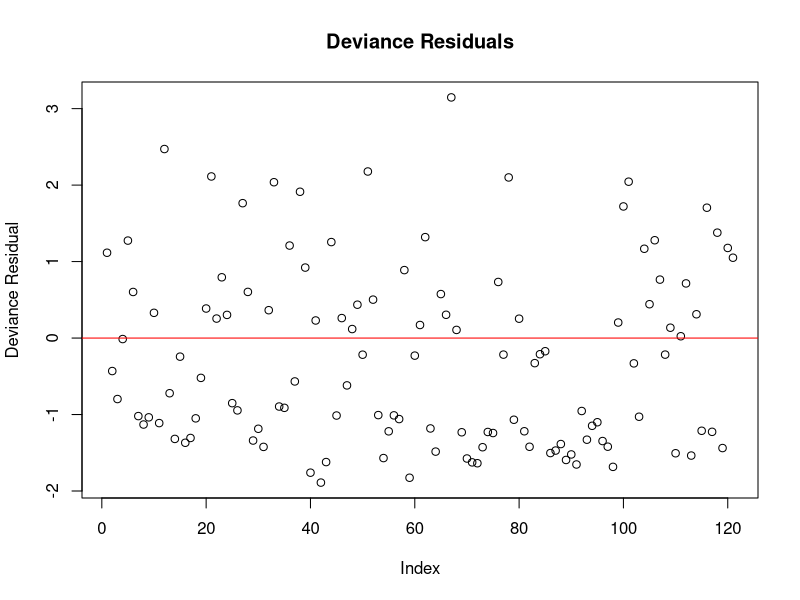
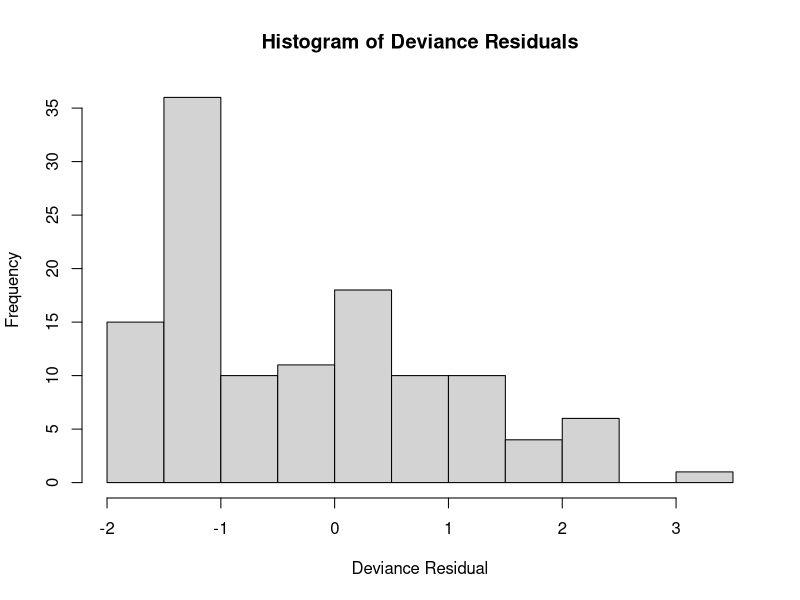
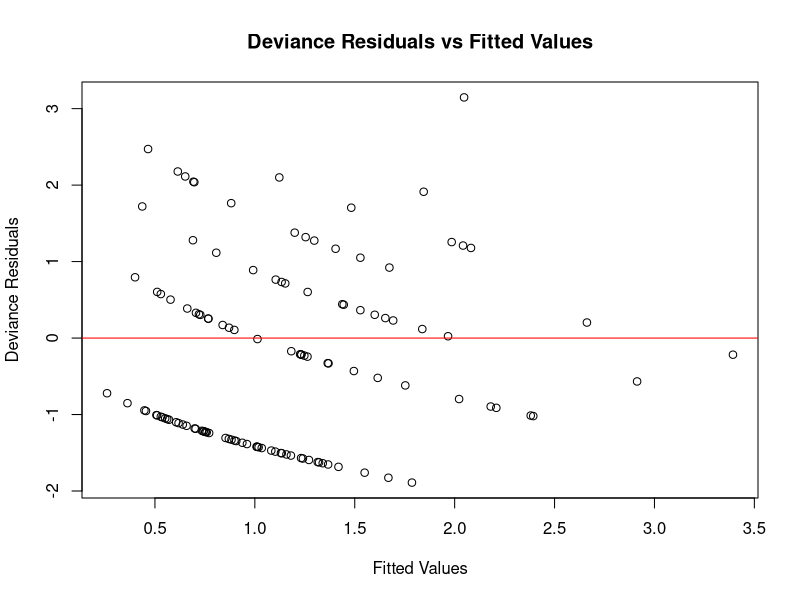
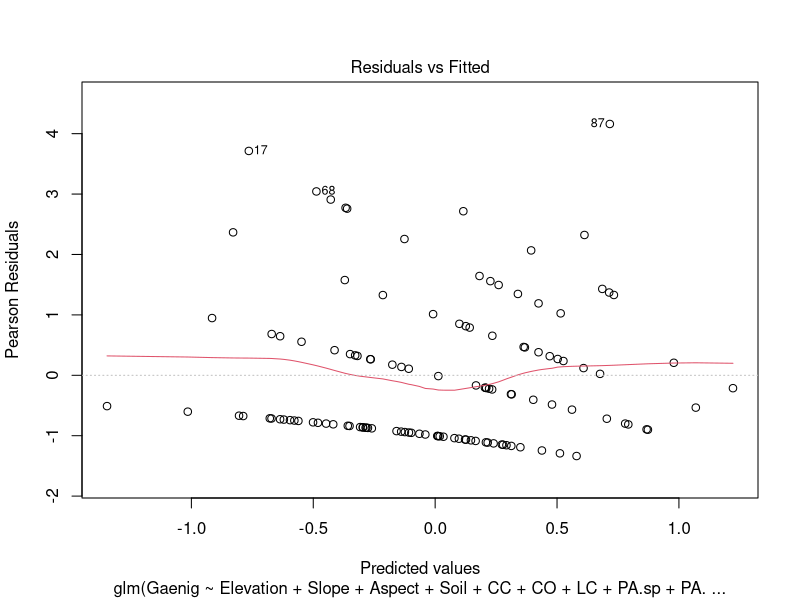
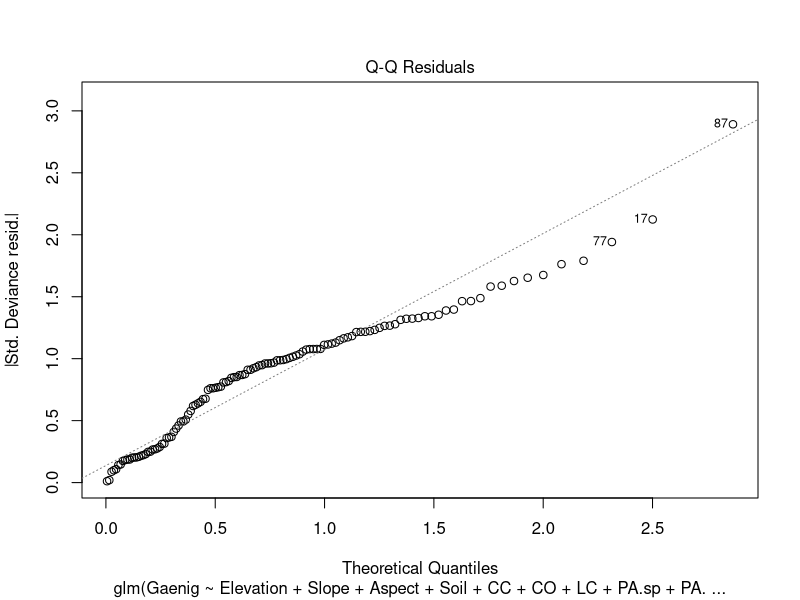
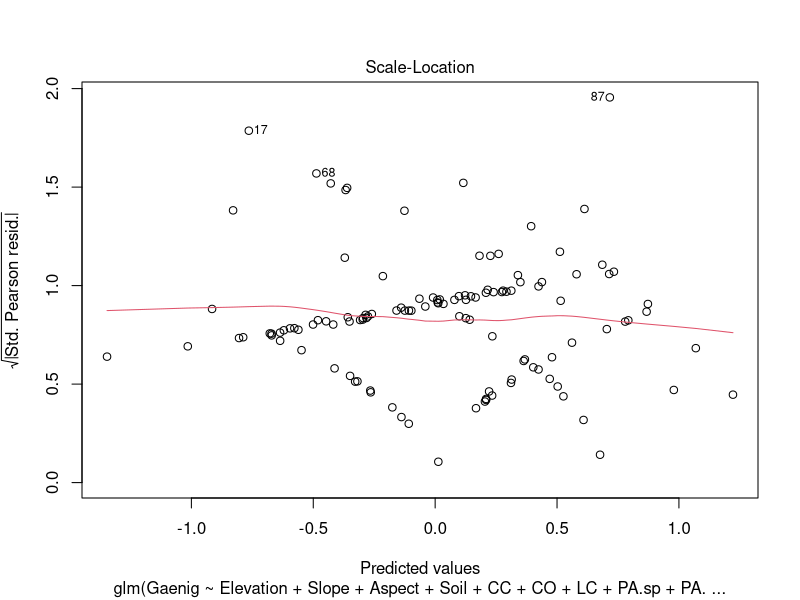
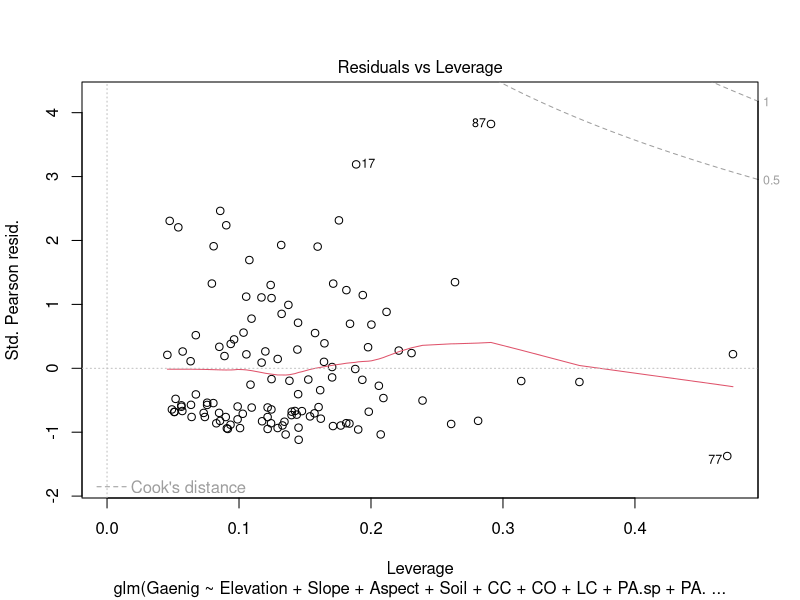

Source code (R) for these figures, in order:
## ---- chunk 1
snails = read.csv('data/snails.csv')
head(snails)
## ---- chunk 2
snails$Aspect[snails$Aspect == 6] = 5
snails$Aspect[snails$Aspect == 2] = 1
snails$Aspect <- as.factor(snails$Aspect)
snails$Soil <- as.factor(snails$Soil)
snails$CC <- as.factor(snails$CC)
snails$LC <- as.factor(snails$LC)
## ---- chunk 3
set.seed(123457)
train.prop <- 0.80
trnset <-
  sort(sample(1:nrow(snails), ceiling(nrow(snails) * train.prop)))
# create the training and test sets
train.set <- snails[trnset, ]
test.set  <- snails[-trnset, ]
## ---- chunk 4
n1=dim(train.set)[1]
n2=dim(test.set)[1]
n1
n2
## ---- chunk 5
gaenig.pf <-glm(
    Gaenig ~ Elevation + Slope + Aspect + Soil + CC + CO + LC + PA.sp + PA.other,
    family = 'poisson',
    data = train.set
  )
summary(gaenig.pf)
## ---- chunk 6
disp.est <- gaenig.pf$deviance/gaenig.pf$df.residual
disp.est
## ---- chunk 7
with(gaenig.pf, cbind(deviance = deviance, df = df.residual,
     p = pchisq(deviance, df.residual, lower.tail=FALSE)))
## ---- chunk 8
deviance_residuals <- resid(gaenig.pf, type = "deviance")
plot(deviance_residuals, main = "Deviance Residuals", ylab = "Deviance Residual", xlab = "Index")
abline(h = 0, col = "red")
hist(deviance_residuals, main = "Histogram of Deviance Residuals", xlab = "Deviance Residual")
plot(predict(gaenig.pf, type = "response"), deviance_residuals, 
     main = "Deviance Residuals vs Fitted Values", xlab = "Fitted Values", ylab = "Deviance Residuals")
abline(h = 0, col = "red")
#plot(residuals(gaenig.pf, type = "deviance") ~ fitted(gaenig.pf))

## ---- chunk 9
gaenig.pn <- glm(Carcar~1, 
                 family='poisson', data=train.set)
AIC(gaenig.pn, gaenig.pf)
## ---- chunk 10
BIC(gaenig.pn,gaenig.pf)
## ---- chunk 11
train_predicted <- predict(gaenig.pf, type = "response")
sum(abs(train.set$Gaenig-train_predicted))/n1
## ---- chunk 12
predicted<-predict(gaenig.pf,type='link',newda=test.set)
sum(abs(test.set$Gaenig-predicted))/n2
## ---- chunk 13
gaenig.qpf <-glm(
    Gaenig ~ Elevation + Slope + Aspect + Soil + CC + CO + LC + PA.sp + PA.other,
    family = quasipoisson(link = "log"),
    data = train.set
  )
summary(gaenig.qpf)
## ---- chunk 14
disp.est <- gaenig.qpf$deviance/gaenig.qpf$df.residual
disp.est
## ---- chunk 15
with(gaenig.qpf, cbind(deviance = deviance, df = df.residual,
     p = pchisq(deviance, df.residual, lower.tail=FALSE)))
## ---- chunk 16
# Diagnostic plots
plot(gaenig.qpf)

## ---- chunk 17
gaenig.qpn <- glm(Carcar~1, 
                 family=quasipoisson, data=train.set)
AIC(gaenig.qpn, gaenig.qpf)
BIC(gaenig.qpn, gaenig.qpf)
## ---- chunk 18
sum(abs(train.set$Gaenig-fitted(gaenig.qpf)))/n1
## ---- chunk 19
predicted<-predict(gaenig.qpf,type='link',newda=test.set)
sum(abs(test.set$Gaenig-predicted))/n2
## ---- chunk 20
library(MASS)

gaenig.nbf <-glm.nb(
    Gaenig ~ Elevation + Slope + Aspect + Soil + CC + CO + LC + PA.sp + PA.other,
    data = train.set
  )
summary(gaenig.nbf)
## ---- chunk 21
dispersion_nb <- gaenig.nbf$theta
dispersion_nb
## ---- chunk 22
with(gaenig.nbf, cbind(deviance = deviance, df = df.residual,
     p = pchisq(deviance, df.residual, lower.tail=FALSE)))
## ---- chunk 23
gaenig.nbn <- glm.nb(Carcar~1, data=train.set)
AIC(gaenig.nbn, gaenig.nbf)
## ---- chunk 24
train_predicted <- predict(gaenig.nbf, type = "response")
sum(abs(train.set$Gaenig-train_predicted))/n1
## ---- chunk 25
test_predicted_nb <- predict(gaenig.nbf, newdata = test.set, type = "response")
sum(abs(test.set$Gaenig-test_predicted_nb))/n2
## ---- chunk 26
gaenig.nbf1 <-glm.nb(
    Gaenig ~  Soil + PA.other  ,
    data = train.set
  )
summary(gaenig.nbf1)
## ---- chunk 27
with(gaenig.nbf1, cbind(deviance = deviance, df = df.residual,
     p = pchisq(deviance, df.residual, lower.tail=FALSE)))
## ---- chunk 28
train_predicted <- predict(gaenig.nbf1, type = "response")
sum(abs(train.set$Gaenig-train_predicted))/n1
## ---- chunk 29
test_predicted_nb <- predict(gaenig.nbf1, newdata = test.set, type = "response")
sum(abs(test.set$Gaenig-test_predicted_nb))/n2
